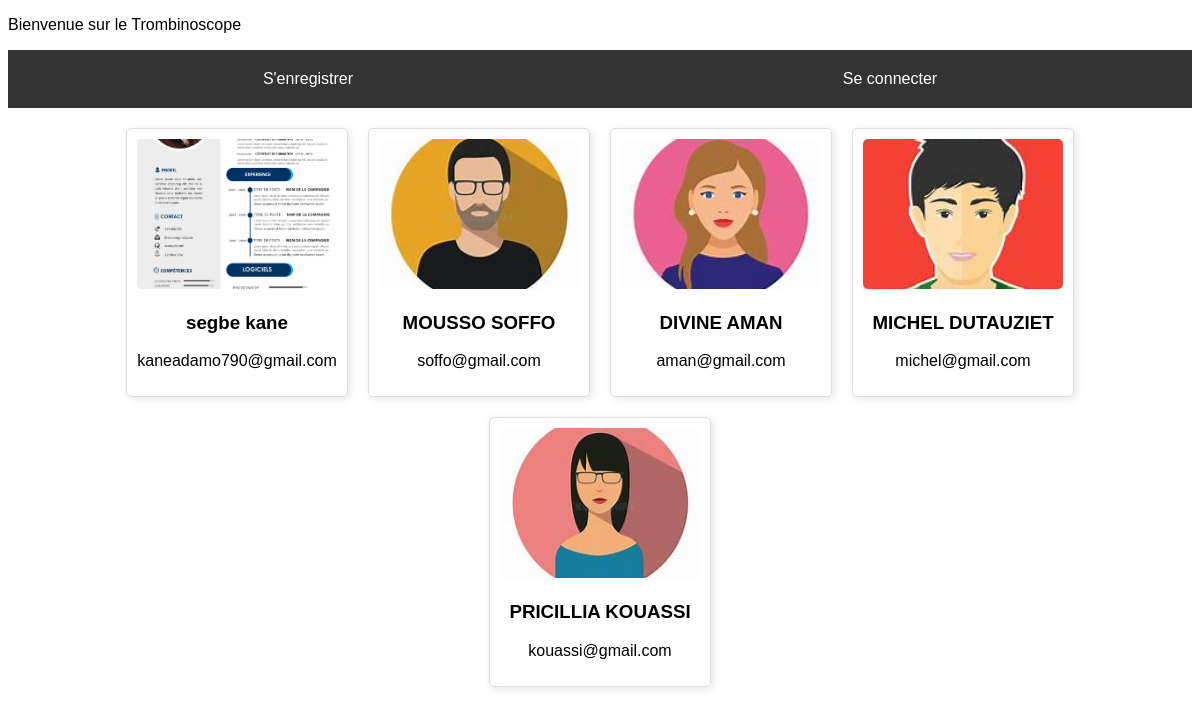
The page / on the database its author committed.
### MON_CV/models.py (models this page shows, shortened)
class Etudiant(models.Model):
    user = models.OneToOneField(User, on_delete=models.CASCADE)  # Relation avec l'utilisateur Django
    nom = models.CharField(max_length=100)
    prenom = models.CharField(max_length=100)
    email = models.EmailField(unique=True)  # Unicité pour éviter les doublons
    tel = models.CharField(max_length=15)
    adresse = models.TextField()
    photo = models.ImageField(upload_to='photos/', default='photos/default.jpg')

### MON_CV/views.py (the view)
# urls.py: 2. Add a URL to urlpatterns:  path('', views.home, name='home')
def home(request):
    etudiants = Etudiant.objects.all()
    return render(request, 'home.html', {'etudiants': etudiants})

### templates/home.html (shortened to what this page needs)
<!DOCTYPE html>
<html lang="fr">
<head>
</head>
<div>
            {% if user.is_authenticated %}
                <p class="welcome">Bienvenue, {{ user.first_name|default:user.username }} !</p>
            {% else %}
                <p class="welcome">Bienvenue sur le Trombinoscope</p>
            {% endif %}
        </div>
<body>
    <div class="navbar">
        {% if user.is_authenticated %}
        <a href="{% url 'ajouter_cv' %}">Ajouter un CV</a>
        <a href="{% url 'logout' %}">Se déconnecter</a>
        {% else %}
        <a href="{% url 'register' %}">S'enregistrer</a>
        <a href="{% url 'login' %}">Se connecter</a>
        {% endif %}
    </div>
    <div class="trombinoscope">
    {% for etudiant in etudiants %}
    <div class="card">
        <img src="{{ etudiant.photo.url }}" alt="Photo de {{ etudiant.prenom }}">
        <h3>{{ etudiant.prenom }} {{ etudiant.nom }}</h3>
        <p>{{ etudiant.email }}</p>
    </div>
    {% endfor %}
</div>
</body>
</html>

### templates/home.html (style rules this page uses)
body { font-family: Arial, sans-serif; }
.navbar { display: flex; justify-content: space-around; background-color: #333; color: white; padding: 10px; }
.navbar a { color: white; text-decoration: none; padding: 10px 20px; }
.trombinoscope { display: flex; flex-wrap: wrap; justify-content: center; gap: 20px; margin-top: 20px; }
.card { border: 1px solid #ddd; border-radius: 5px; width: 200px; text-align: center; box-shadow: 2px 2px 8px rgba(0, 0, 0, 0.1); padding: 10px; }
.card img { width: 100%; height: 150px; object-fit: cover; border-radius: 5px; }

### rows shown on the page
Etudiant: photo (picture), prenom "segbe", nom "kane", email "kaneadamo790@gmail.com"
Etudiant: photo (picture), prenom "MOUSSO", nom "SOFFO", email "soffo@gmail.com"
Etudiant: photo (picture), prenom "DIVINE", nom "AMAN", email "aman@gmail.com"
Etudiant: photo (picture), prenom "MICHEL", nom "DUTAUZIET", email "michel@gmail.com"
Etudiant: photo (picture), prenom "PRICILLIA", nom "KOUASSI", email "kouassi@gmail.com"
